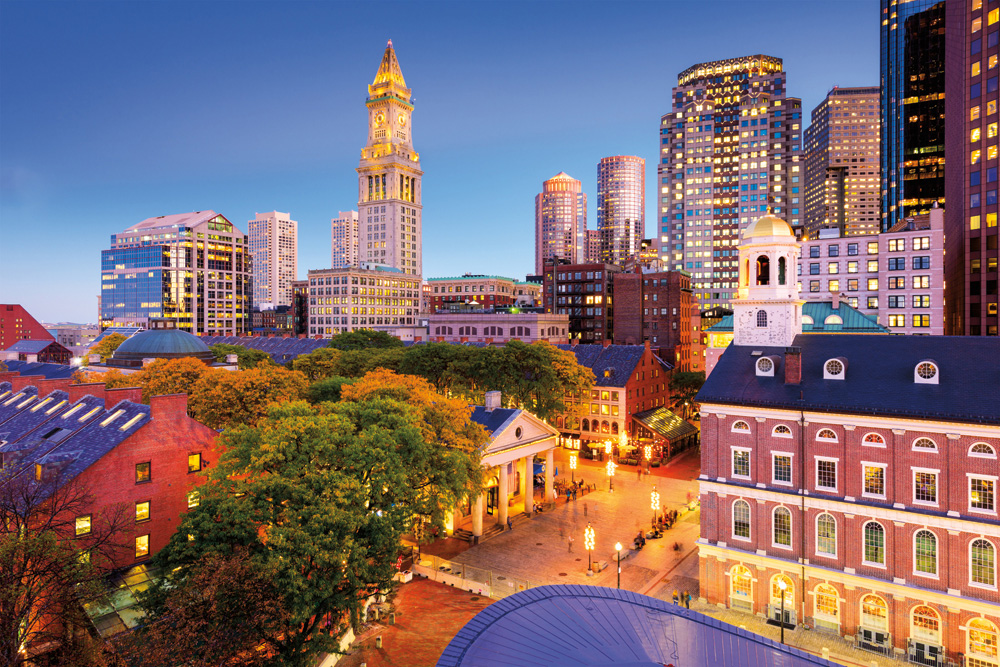
#> input picture Photos/boston.jpg, 1000 x 667 px, found by its file name
$ python basic.py
#> lines starting #> are read from the running program, lines starting #| are printed output that depends on the picture
import cv2 as cv

img = cv.imread('Photos/boston.jpg')
#> img is the input picture: shape (667, 1000, 3); mean B, G, R 112.6, 107.3, 126.9
cv.imshow('Boston', img)

# Converting to grayscale
gray = cv.cvtColor(img, cv.COLOR_BGR2GRAY)
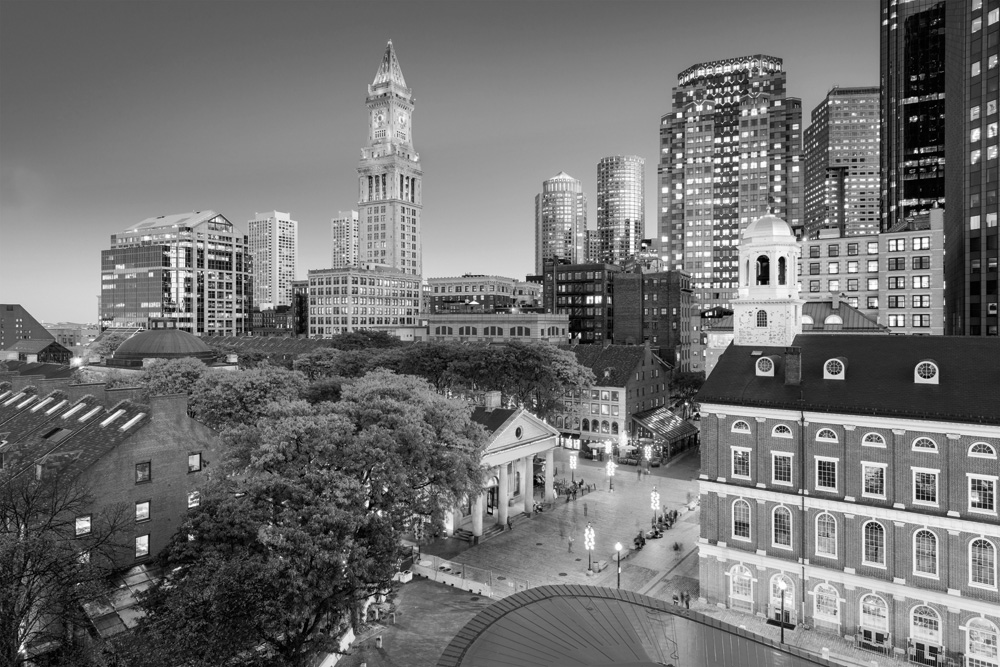
#> gray: shape (667, 1000); min 0, max 255, mean 113.8
cv.imshow('Gray', gray)

# Blur
blur = cv.GaussianBlur(img, (3,3), cv.BORDER_DEFAULT) # kernal size/ksize is a 2x2 tuple representing the video size openCV uses to compute the blown image
# -- kernel size has to be an odd number -- large kernel size = more blurred
cv.imshow('Blur', blur)

# Edge Cascade
canny = cv.Canny(img, 125, 175)
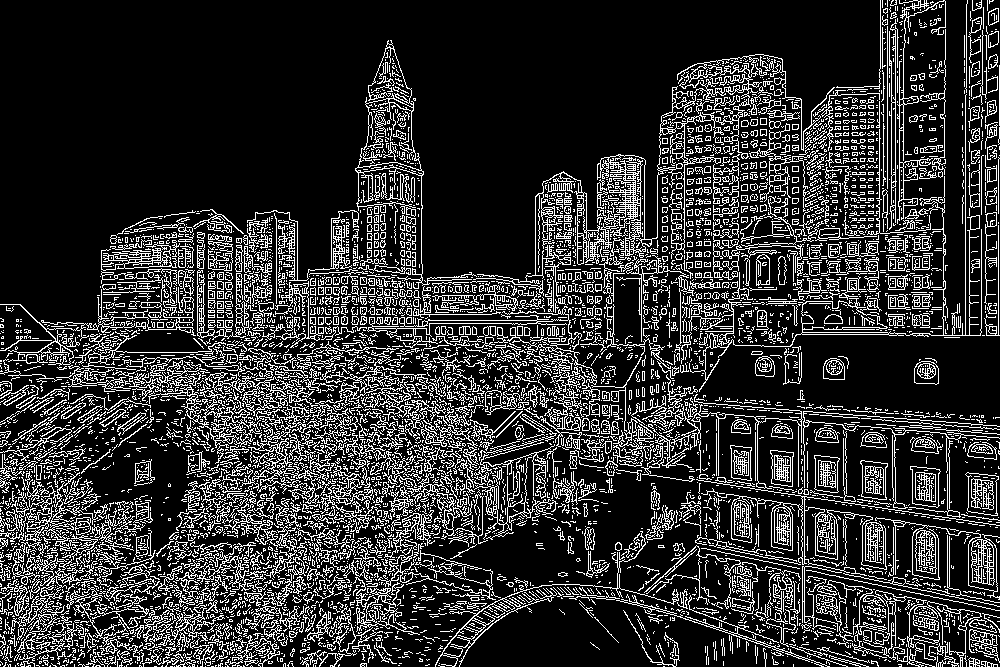
#> canny: shape (667, 1000); 19.3% white in thin lines or dots
cv.imshow('Canny Edges', canny) # can reduce edges by passing in a blurred image

# Dilating the image
dilated = cv.dilate(canny, (3,3), iterations=1)
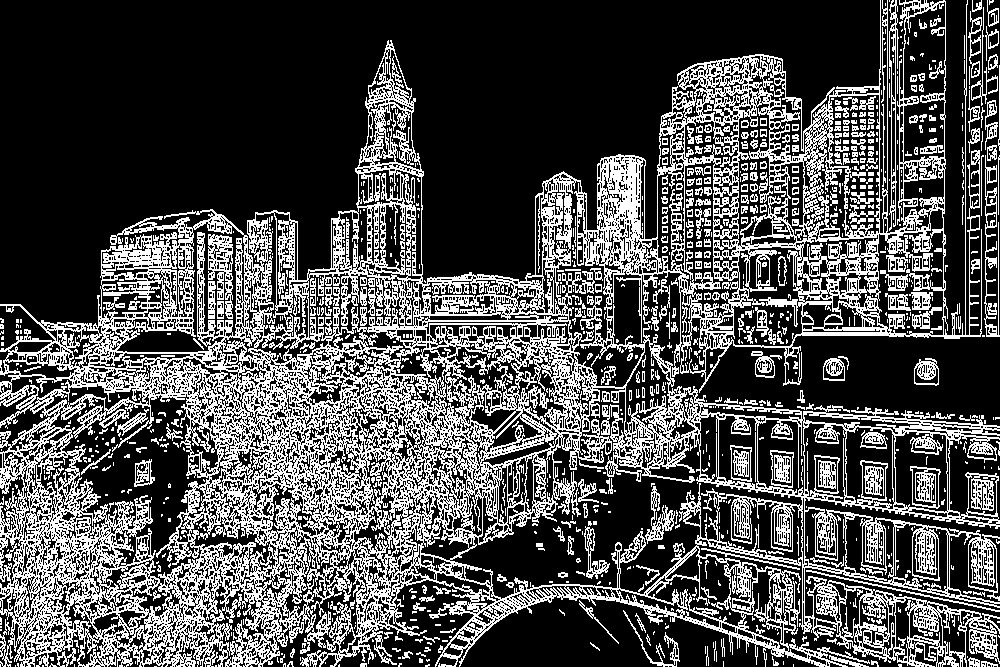
#> dilated: shape (667, 1000); 31% white in thin lines or dots
cv.imshow('Dilated', dilated)

# Eroding
eroded = cv.erode(dilated, (7,7), iterations=3) # attempt to get back edge cascade
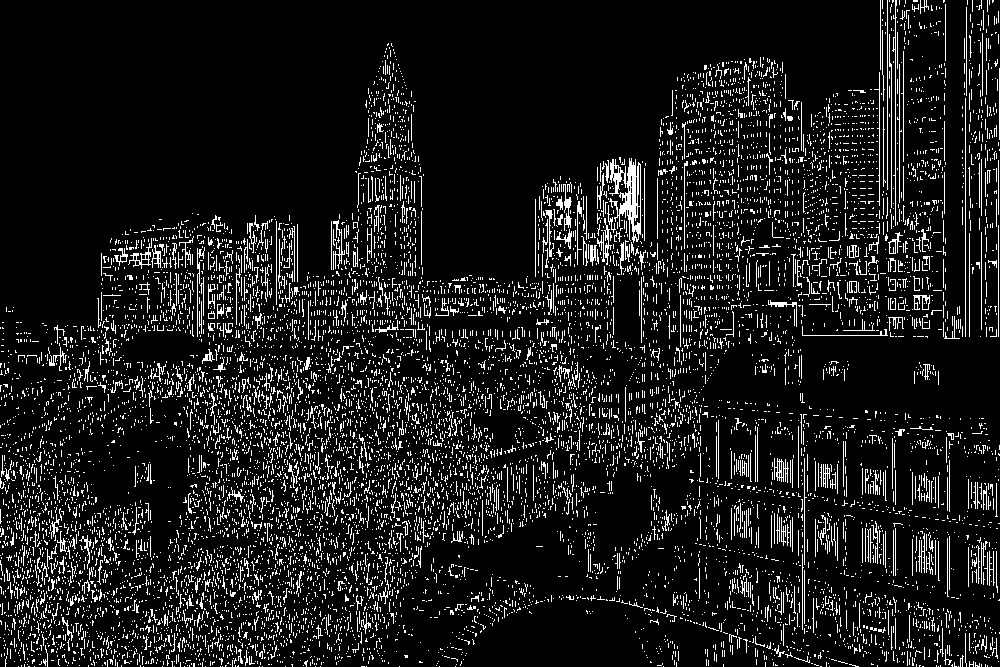
#> eroded: shape (667, 1000); 10.2% white in thin lines or dots
cv.imshow('Eroded', eroded)

# Resize
resized = cv.resize(img, (500,500), interpolation=cv.INTER_AREA) # 500,500 is the destination size -- takes in image resizes image to 500 x 500, ignoring aspect ratio
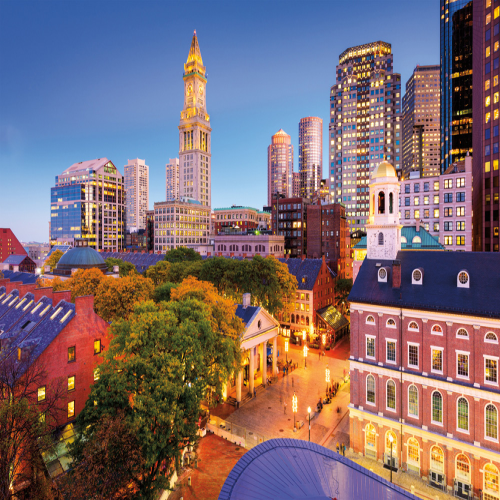
#> resized: shape (500, 500, 3); mean B, G, R 112.6, 107.3, 127
# interpolation occurs by default in background -- image to smaller dimensions (shrinking) = INTER_AREA -- larger dimensions (enlarging) = AREA_LINEAR or AREA_CUBIC
# AREA_CUBIC is the slowest of them all, but the resulting image is of a much higher quality than INTER_AREA or INTER_LINEAR
cv.imshow('Resized', resized)

# Cropping
# images are arrays, so we can select a portion of the image on the basis of its pixel values - using Array Slicing
cropped = img[50:200, 200:400]
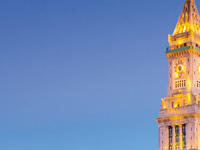
#> cropped: shape (150, 200, 3); mean B, G, R 179.5, 138, 115.6
cv.imshow('Cropped', cropped)

cv.waitKey(0)
